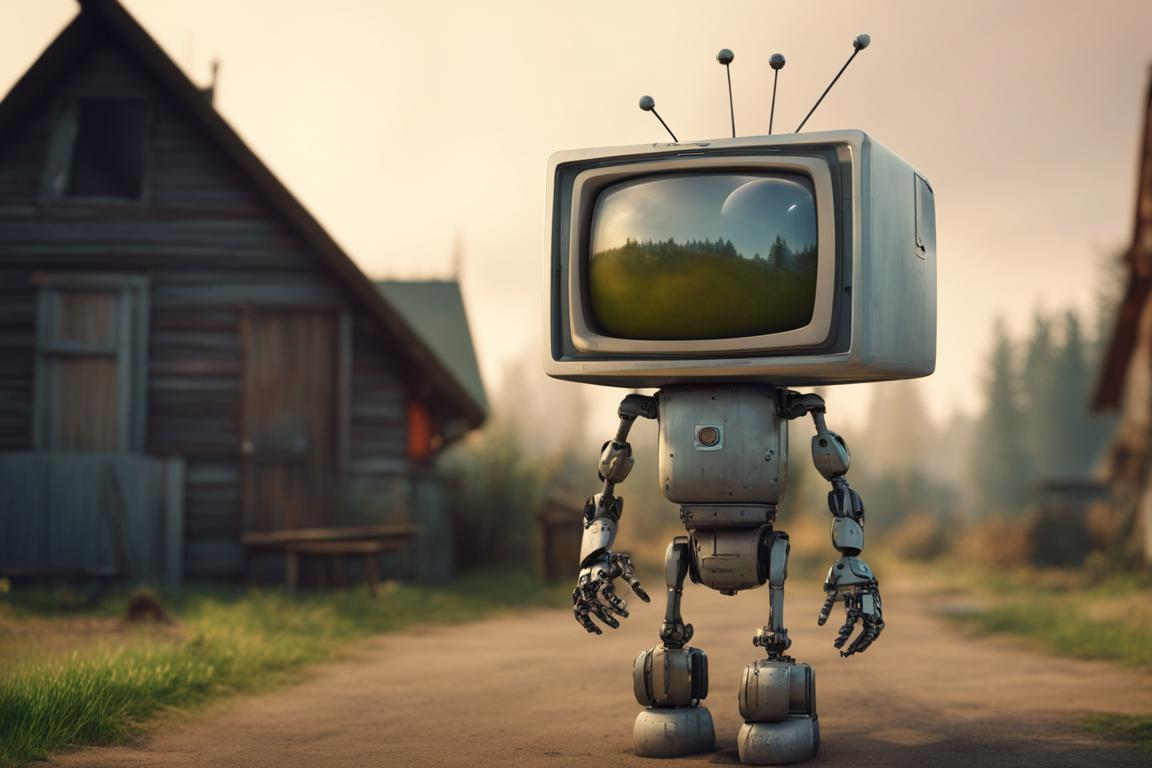
#> input picture pictureminator.jpg, 1152 x 768 px
$ python -i image_analyser_ref.py   (imports and definitions only)
#> lines starting #> are read from the running program, lines starting #| are printed output that depends on the picture; after the words box and inside, x2 and y2 are one past the last pixel; in counts of white or black regions, pixels touching at a corner belong together
import cv2
import numpy as np
import pandas as pd
import face_recognition
import time
from skimage.feature import hog
from skimage import exposure
import os

def processImage(url):
    start_time = time.time()

    img = cv2.imread(url)
    res = extract_basic_features(img)
    res.update(calculate_hog_features(img))
    res.update(extract_color_features(img))
    res.update(extract_shape_and_size_features(img))
    res.update(count_corners_and_lines(img))
    res['faces'] = detect_faces_opencv(img)
    res['has_text'] = has_text_opencv(img)
    res['filesize'] = os.path.getsize(url)
    res['depth'] = img.dtype


    end_time = time.time()
    elapsed_time = end_time - start_time

    return res, elapsed_time

def extract_basic_features(img):
    size = img.shape
    basic_features = {
        'size_w': size[0],
        'size_h': size[1],
        'ch': size[2],
        'mean_value_b': np.mean(img, axis=(0, 1))[0],
        'mean_value_g': np.mean(img, axis=(0, 1))[1],
        'mean_value_r': np.mean(img, axis=(0, 1))[2],
        'median_value_b': np.median(img, axis=(0, 1))[0],
        'median_value_g': np.median(img, axis=(0, 1))[1],
        'median_value_r': np.median(img, axis=(0, 1))[2],
        'std_deviation_b': np.std(img, axis=(0, 1))[0],
        'std_deviation_g': np.std(img, axis=(0, 1))[1],
        'std_deviation_r': np.std(img, axis=(0, 1))[2],
        'contrast': 0,
        'brightness': 0
    }
    basic_features['contrast'], basic_features['brightness'] = calculate_contrast_brightness(img)

    return basic_features

def calculate_contrast_brightness(image):
    # Преобразование изображения в оттенки серого
    gray_image = cv2.cvtColor(image, cv2.COLOR_BGR2GRAY)

    # Вычисление стандартного отклонения и среднего значения яркости
    contrast = np.std(gray_image)
    brightness = np.mean(gray_image)

    return contrast, brightness

def calculate_hog_features(image):
    # Преобразование изображения в оттенки серого
    gray_image = cv2.cvtColor(image, cv2.COLOR_BGR2GRAY)

    # Вычисление HOG-признаков
    features, _ = hog(gray_image, orientations=8, pixels_per_cell=(8, 8),
                              cells_per_block=(1, 1), visualize=True)

    # Нормализация HOG-признаков для лучшей интерпретации
    features = exposure.rescale_intensity(features, in_range=(0, 10))

    # Возвращение HOG-признаков в виде словаря
    return {"hog_features_mean": np.mean(features),
            "hog_features_median": np.median(features),
            "hog_features_std": np.std(features),
            "hog_features_len": len(features)}

def extract_color_features(image):
    # Преобразование изображения в цветовое пространство HSV
    hsv_image = cv2.cvtColor(image, cv2.COLOR_BGR2HSV)

    # Разделение каналов цветности
    h_channel, s_channel, v_channel = cv2.split(hsv_image)

    # Пример: вычисление среднего, медианы и стандартного отклонения для каждого канала
    h_mean = np.mean(h_channel)
    h_median = np.median(h_channel)
    h_std = np.std(h_channel)

    s_mean = np.mean(s_channel)
    s_median = np.median(s_channel)
    s_std = np.std(s_channel)

    v_mean = np.mean(v_channel)
    v_median = np.median(v_channel)
    v_std = np.std(v_channel)

    # Возвращение извлеченных признаков в виде словаря
    return {"h_mean": h_mean, "h_median": h_median, "h_std": h_std,
            "s_mean": s_mean, "s_median": s_median, "s_std": s_std,
            "v_mean": v_mean, "v_median": v_median, "v_std": v_std}


def extract_shape_and_size_features(image):
    # Преобразование изображения в оттенки серого
    gray_image = cv2.cvtColor(image, cv2.COLOR_BGR2GRAY)

    # Применение пороговой обработки для выделения объектов
    _, binary_image = cv2.threshold(gray_image, 128, 255, cv2.THRESH_BINARY)

    # Поиск контуров в бинарном изображении
    contours, _ = cv2.findContours(binary_image, cv2.RETR_EXTERNAL, cv2.CHAIN_APPROX_SIMPLE)

    # Инициализация списка для хранения признаков формы и размера
    shape_and_size_features = []

    # Количество объектов
    n = 0
    # Площадь суммарная
    area = 0
    # Площадь средняя
    area_mean = 0
    area_list = []
    # Количество вершин
    vert = 0
    vert_list = []
    # Среднее количество вершин
    vert_mean = 0
    vert_list = []
    region_features = []

    for contour in contours:
        # Вычисление периметра контура
        perimeter = cv2.arcLength(contour, True)

        # Вычисление приближенной формы контура
        epsilon = 0.02 * perimeter
        approx_shape = cv2.approxPolyDP(contour, epsilon, True)

        # Вычисление площади контура
        area_sq = cv2.contourArea(contour)

        # Добавление признаков в список
        # shape_and_size_features.append((len(approx_shape), area))
        n += 1

        area += area_sq
        area_list.append(area_sq)
        vert += len(approx_shape)
        vert_list.append(len(approx_shape))

        x, y, w, h = cv2.boundingRect(contour)

        # Выделение области на изображении
        region = image[y:y + h, x:x + w]

        # Вычисление среднего цвета в области
        average_color = np.mean(region, axis=(0, 1))

        # Добавление характеристик области в список
        region_features.append(average_color)

    area_mean = np.mean(area_list)
    area_std = np.std(area_list)
    vert_mean = np.mean(vert_list)
    vert_std = np.std(vert_list)
    color_mean = np.mean(region_features)
    color_std = np.std(region_features)

    return {"n_objects": n, "area": area, "area_mean": area_mean, "area_std": area_std,
            "vert": vert, "vert_mean": vert_mean, "vert_std": vert_std,
            "color_mean": color_mean, "color_std": color_std}
def count_corners_and_lines(image):
    # Преобразование изображения в оттенки серого
    gray_image = cv2.cvtColor(image, cv2.COLOR_BGR2GRAY)

    # Детектор углов (Shi-Tomasi)
    corners = cv2.goodFeaturesToTrack(gray_image, maxCorners=100, qualityLevel=0.01, minDistance=10)
    corners_count = len(corners)

    # Применение детектора Хафа для обнаружения прямых линий
    edges = cv2.Canny(gray_image, 50, 150, apertureSize=3)
    lines = cv2.HoughLines(edges, 1, np.pi / 180, threshold=100)
    lines_count = len(lines) if lines is not None else 0

    return {"corners": corners_count, "lines": lines_count}

def detect_faces_opencv(image):
    # Конвертировать изображение из формата OpenCV BGR в RGB (который используется face_recognition)
    rgb_image = cv2.cvtColor(image, cv2.COLOR_BGR2RGB)

    # Найти все лица на изображении
    face_locations = face_recognition.face_locations(rgb_image)

    # Вернуть количество обнаруженных лиц
    return len(face_locations)
def has_text_opencv(image):
    # Конвертировать изображение в оттенки серого
    gray_image = cv2.cvtColor(image, cv2.COLOR_BGR2GRAY)

    # Применить адаптивную бинаризацию для выделения текста
    _, binary_image = cv2.threshold(gray_image, 0, 255, cv2.THRESH_BINARY + cv2.THRESH_OTSU)

    # Найти контуры на бинарном изображении
    contours, _ = cv2.findContours(binary_image, cv2.RETR_EXTERNAL, cv2.CHAIN_APPROX_SIMPLE)

    # Проверить, есть ли найденные контуры (текст)
    return 1 if contours else 0


# [1 line that did not run here, left out]
# [2 lines not run here, left out]

>>> result = processImage('../../pictureminator.jpg')
#> call 2 of processImage, with url = '../../pictureminator.jpg'
#> in processImage, img is the input picture: shape (768, 1152, 3); mean B, G, R 97.8, 116.1, 128.4
#> in calculate_contrast_brightness, `gray_image = cv2.cvtColor(image, cv2.COLOR_BGR2GRAY)`:
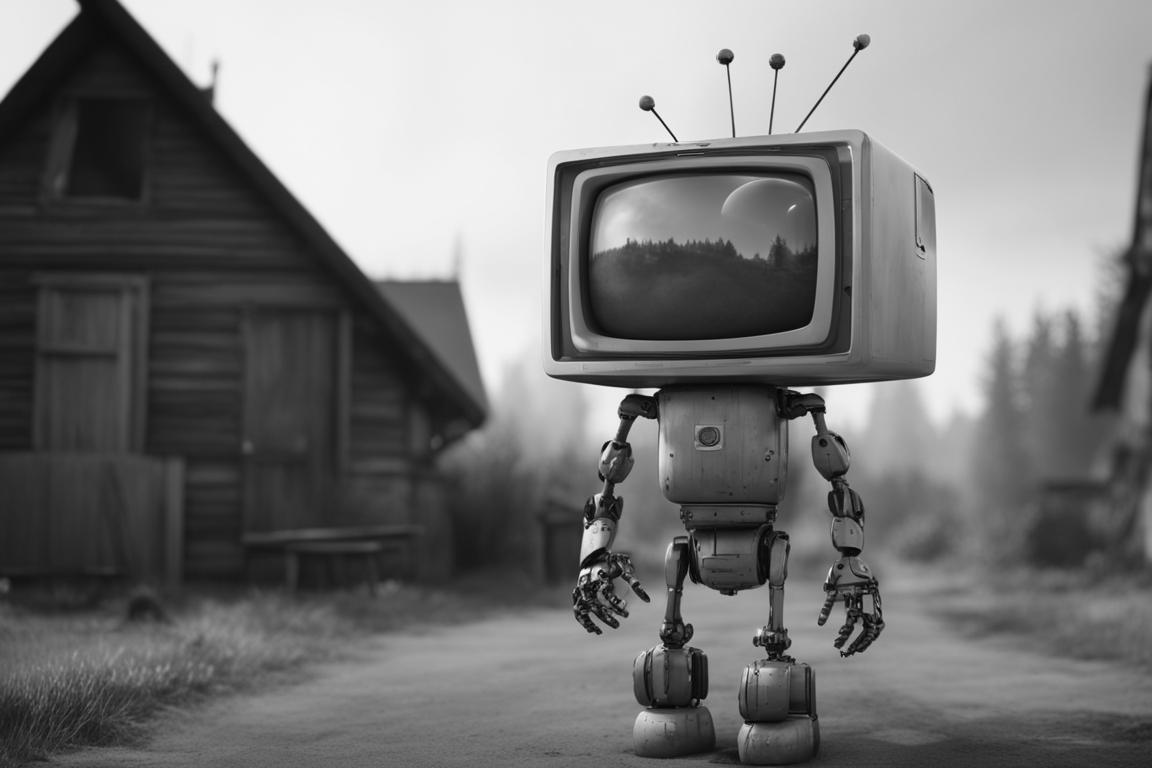
#> gray_image: shape (768, 1152); min 0, max 253, mean 117.7
#> in calculate_contrast_brightness, `contrast = np.std(gray_image)`: contrast = 72.2
#> in calculate_contrast_brightness, `brightness = np.mean(gray_image)`: brightness = 117.7
#> in processImage (call 2), `res = extract_basic_features(img)`: res = 14 items
#> in extract_color_features, `hsv_image = cv2.cvtColor(image, cv2.COLOR_BGR2HSV)`: hsv_image: shape (768, 1152, 3); mean H, S, V 41.7, 69.6, 130.5
#> in extract_color_features, `h_channel, s_channel, v_channel = cv2.split(hsv_image)`:
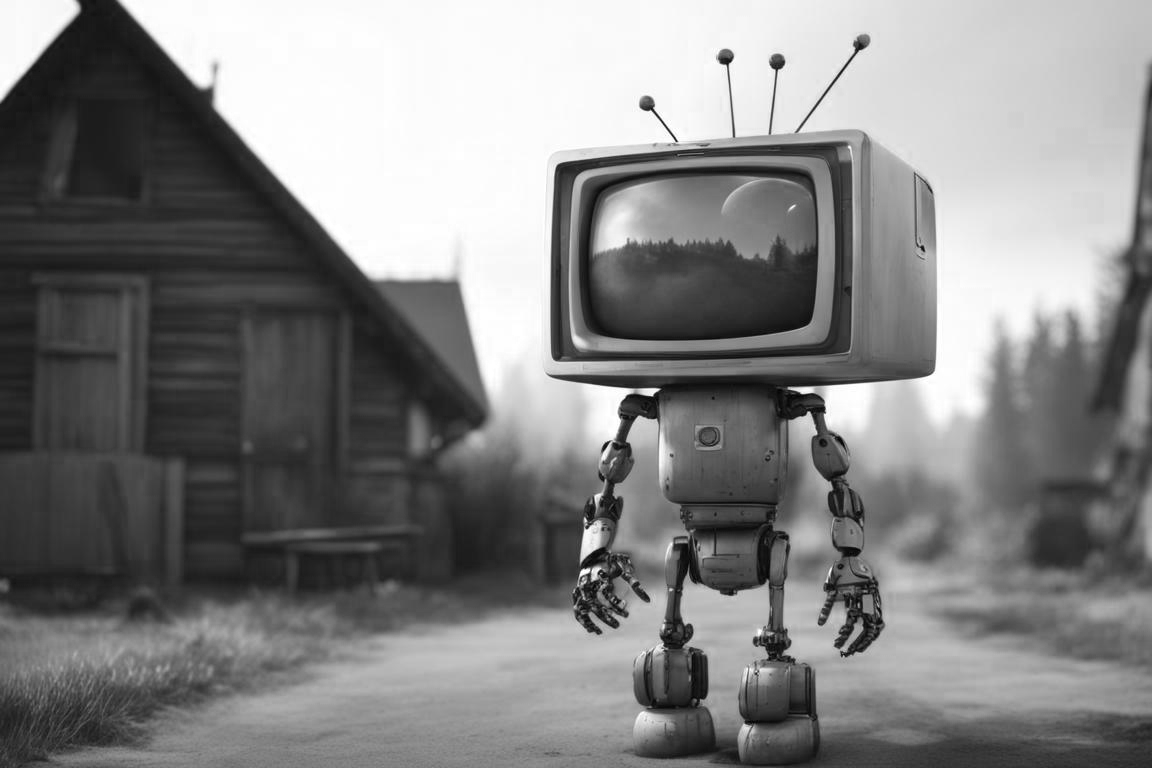
#> v_channel: shape (768, 1152); min 1, max 255, mean 130.5
#> in extract_color_features, `h_mean = np.mean(h_channel)`: h_mean = 41.74
#> in extract_color_features, `h_median = np.median(h_channel)`: h_median = 20
#> in extract_color_features, `h_std = np.std(h_channel)`: h_std = 44.24
#> in extract_color_features, `s_mean = np.mean(s_channel)`: s_mean = 69.57
#> in extract_color_features, `s_median = np.median(s_channel)`: s_median = 56
#> in extract_color_features, `s_std = np.std(s_channel)`: s_std = 39.45
#> in extract_color_features, `v_mean = np.mean(v_channel)`: v_mean = 130.5
#> in extract_color_features, `v_median = np.median(v_channel)`: v_median = 118
#> in extract_color_features, `v_std = np.std(v_channel)`: v_std = 76.96
#> in extract_shape_and_size_features, `_, binary_image = cv2.threshold(gray_image, 128, 255, cv2.THRESH_BINARY)`:
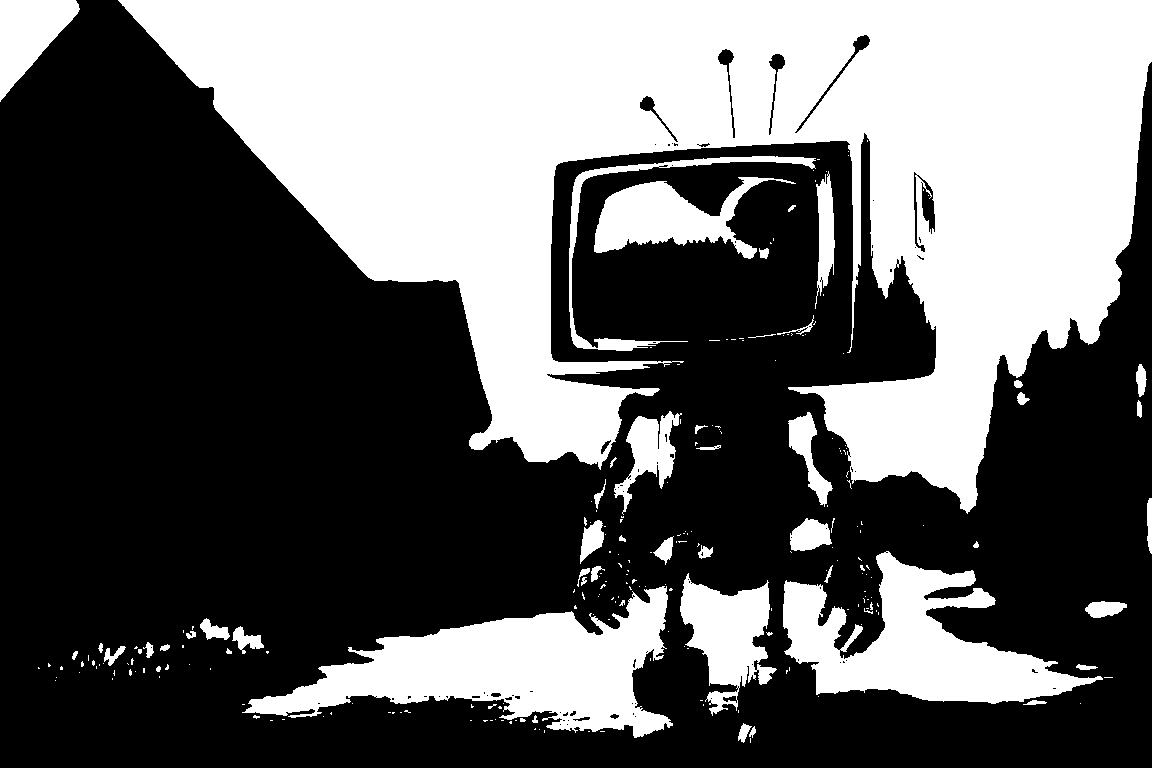
#> binary_image: shape (768, 1152); 38.7% white; 239 white regions (189 under 20 px)
#> in extract_shape_and_size_features, `contours, _ = cv2.findContours(binary_image, cv2.RETR_EXTERNAL, cv2.CH..`: contours = 237 contours, 197 with area under 20; largest, box (x1, y1, x2, y2) and area: (118, 0, 1152, 514) 257746, (242, 586, 673, 738) 28193, (783, 551, 1103, 704) 20899, (680, 573, 777, 716) 6928, (594, 177, 796, 259) 6818
#> the loop in extract_shape_and_size_features, `for contour in contours:` made 237 passes
#> (perimeter, epsilon, area_sq, area, vert, x, y, w) on passes 7, 8, 36: (31.56, 0.631, 28.5, 29, 22, 749, 726, 7), (56.28, 1.13, 119, 148, 28, 738, 723, 14), (49.31, 0.986, 47, 257.5, 130, 1023, 700, 24)
#> after the loop in extract_shape_and_size_features, `for contour in contours:`:
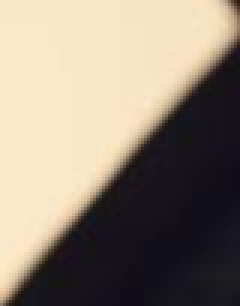
#> region: shape (102, 80, 3) (shown 3 times larger); mean B, G, R 118.1, 133.1, 145.3
#> in count_corners_and_lines, `edges = cv2.Canny(gray_image, 50, 150, apertureSize=3)`:
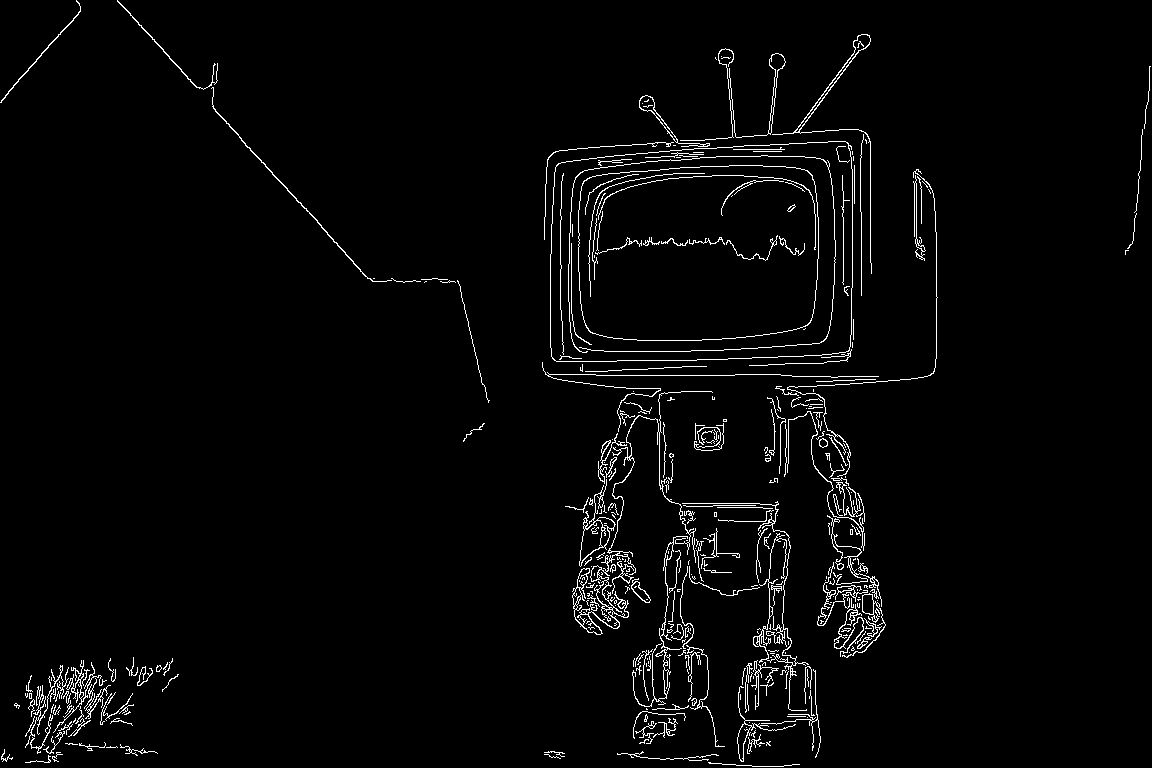
#> edges: shape (768, 1152); 2.6% white in thin lines or dots
#> (the run stopped early here; a loop or call above may not have finished)
